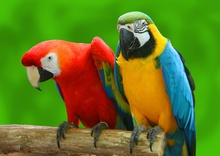
%> input picture Saliency Detection/1.jpg, 220 x 156 px, shrunk from 1000 x 708 before the run
$ octave main.m   (GNU Octave 9; MATLAB toolbox functions it lacks are replaced by stand-ins)
%> lines starting %> are read from the running program, lines starting %| are printed output that depends on the picture
### Saliency Detection/luminous_contrast_map.m
function [H]=luminous_contrast_map(img)
%> called with img = '1.jpg'
    I=imread(img);
%> I is the input picture: size 156x220x3 uint8; mean R, G, B 98, 121.4, 32.1
    img=rgb2gray(I);
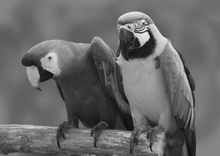
%> img: size 156x220 uint8; min 11, max 240, mean 104.2
    img = mat2gray(img);
%> img: size 156x220 double
    I=mean2(img)
%> I = 0.407
    sz = size(img);
%> sz = [156 220]
    n=2;
    b=zeros(1,1);
    H = zeros(sz(1),sz(2));
    H = padarray(img,[3,3]);
    img = padarray(img,[2,2]);
%> img: size 160x224 double
    for r = 3:sz(1)
        for c = 3:sz(2)
            row=1;
            for k=-2:2
                col=1;
                for l=-2:2
                    b(row,col)=img(r+k,c+l);
                    col=col+1;
                end
                row=row+1;
            end
            tsum=sum(sum(b));
            I2=(1/5)*tsum;
            H(r,c)= (abs(I-I2))^n;
       end
    end
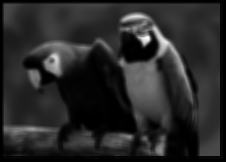
%> H: size 162x226 double; min 0, max 17.79, mean 2.88; drawn with min black and max white
%> after the loop, b = [0.533 0.533 0.533 0.533 0.533; 0.533 0.533 0.533 0.533 0.533; 0.533 0.533 0.533 0.533 0.533; 0.533 0.533 0.533 0.533 0.533; 0.533 0.533 0.533 0.533 0.533]
   % [6 lines of commented-out code are left out]
    H;
end

### Saliency Detection/directional_coherence_contrast.m
function [H]=directional_coherence_contrast(img)
%> called with img = '1.jpg'
    I=imread(img);
    img=rgb2gray(I);
    img = mat2gray(img);

    sz = size(img);
    b1=zeros(1,1);
    b2=zeros(1,1);
    H = zeros(sz(1),sz(2));
    H = padarray(img,[3,3]);
    img = padarray(img,[3,3]);
    %gradient work
    [rows, cols] = size(img);
%> rows = 162; cols = 226
    maskSize = max([rows, cols]);
%> maskSize = 226
        DoG = difference_of_gaussian_kernels(maskSize);
        Ix = conv2(img, DoG.Gx,'same');
        Iy = conv2(img, DoG.Gy,'same');
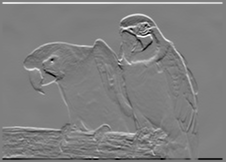
%> Iy: size 162x226 double; min -0.341, max 0.341, mean -1.56e-14; drawn with min black and max white
    for r = 4:sz(1)
        for c = 4:sz(2)
            row=1;
            for k=-3:3
                col=1;
                for l=-3:3
                    b1(row,col)=Ix(r+k,c+l); %neighbourhood of gradient in x direction
                    b2(row,col)=Iy(r+k,c+l); %neighbourhood of gradient in y direction
                    col=col+1;
                end
                row=row+1;
            end
            IxSquare=b1.^2;
            IySquare=b2.^2;
            IxSum=sum(sum(IxSquare)); %sum of Ix squares of neighbourhood
            IySum=sum(sum(IySquare)); %sum of Iy squares of neighbourhood
            IxIy=b1.*b2;
            IxIySum=sum(sum(IxIy)); %sum of Ix multiply Iy
            structureTensor=[IxSum IxIySum;IxIySum IySum];
            V = svd(structureTensor);
            lembda1=V(1,1);
            lembda2=V(2,1);
            DC=(lembda1-lembda2)^2;
            H(r,c)= (abs(DC));
       end
    end
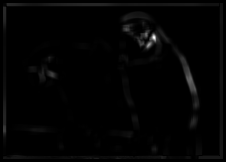
%> H: size 162x226 double; min 0, max 5.88, mean 0.0817; drawn with min black and max white
%> after the loop, b1 = [2.37e-10 4.12e-14 -2.41e-17 -9.88e-12 -1.61e-06 -0.00479 -0.262; 4.05e-14 -2.3e-17 -2.41e-17 -9.88e-12 -1.61e-06 -0.00479 -0.262; -2.3e-17 -2.3e-17 -2.41e-17 -9.88e-12 -1.61e-06 -0.00479 -0.262; -1.29e-17 -1.29e-17 -1.4e-17 -9.88e-12 -1.61e-06 -0.00479 -0.262; 1.43e-17 1.43e-17 1.32e-17 -9.88e-12 -1.61e-06 -0.00479 -0.262; -1.85e-17 -1.85e-17 -1.97e-17 -9.79e-12 -1.59e-06 -0.00475 -0.259; 1.93e-17 1.93e-17 1.88e-17 -4.94e-12 -8.04e-07 -0.0024 -0.131]; b2 = [2.37e-10 4.12e-14 1.07e-17 1.07e-17 1.07e-17 1.05e-17 1.05e-17; 4.12e-14 1.07e-17 1.07e-17 1.07e-17 1.07e-17 1.05e-17 1.05e-17; 1.07e-17 1.07e-17 1.07e-17 1.07e-17 1.07e-17 1.05e-17 1.05e-17; -9.88e-12 -9.88e-12 -9.88e-12 -9.88e-12 -9.88e-12 -9.79e-12 -4.94e-12; -1.61e-06 -1.61e-06 -1.61e-06 -1.61e-06 -1.61e-06 -1.59e-06 -8.04e-07; -0.00479 -0.00479 -0.00479 -0.00479 -0.00479 -0.00475 -0.0024; -0.262 -0.262 -0.262 -0.262 -0.262 -0.259 -0.131]
    % [4 lines of commented-out code are left out]
    H;
end

### Saliency Detection/difference_of_gaussian_kernels.m
function DoG = difference_of_gaussian_kernels(maskSize)

    gmap = double(fspecial('gaussian', maskSize));

    gLeft  = [gmap, zeros(maskSize,1)];
    gRight = [zeros(maskSize,1), gmap];
    gDiff = gLeft-gRight;
    DoG.Gx = gDiff(:,1:maskSize);

    gTop    = [gmap; zeros(1,maskSize)];
    gBottom = [zeros(1,maskSize); gmap];
    gDiff = gTop-gBottom;
    DoG.Gy = gDiff(1:maskSize,:);

    DoG.Gx2 = conv2(DoG.Gx,DoG.Gx,'same');
    DoG.Gy2 = conv2(DoG.Gy,DoG.Gy,'same');
    DoG.Gxy = conv2(DoG.Gx,DoG.Gy,'same');

    DoG.Gx3 = conv2(DoG.Gx2,DoG.Gx,'same');
    DoG.Gx2y = conv2(DoG.Gx2,DoG.Gy,'same');
    DoG.Gxy2 = conv2(DoG.Gx,DoG.Gy2,'same');
    DoG.Gy3 = conv2(DoG.Gy2,DoG.Gy,'same');

    DoG.Gx4 = conv2(DoG.Gx3,DoG.Gx,'same');
    DoG.Gx3y = conv2(DoG.Gx3,DoG.Gy,'same');
    DoG.Gx2y2 = conv2(DoG.Gx2,DoG.Gy2,'same');
    DoG.Gxy3 = conv2(DoG.Gx,DoG.Gy3,'same');
    DoG.Gy4 = conv2(DoG.Gy3,DoG.Gy,'same');
end

### Saliency Detection/main.m
img='1.jpg';
H1=luminous_contrast_map(img);
H2=directional_coherence_contrast(img);
S=H1.*H2;
S = imgaussfilt(S,2);
S = uint8(255 * S);
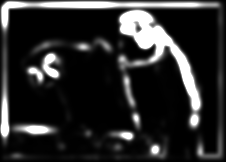
%> S: size 162x226 uint8; min 0, max 255, mean 43.7
subplot(2,2,1)
imshow(img)
subplot(2,2,2)
imshow(H1)
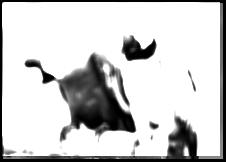
%> displayed picture: size 162x226, on the screen's scale of 0 to 255; min 0, max 255, mean 205.1
subplot(2,2,3)
imshow(H2)
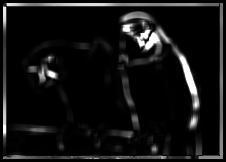
%> displayed picture: size 162x226, on the screen's scale of 0 to 255; min 0, max 255, mean 19
subplot(2,2,4)
imshow(S)

$ run again, with Saliency Detection/4.jpg copied over Saliency Detection/1.jpg
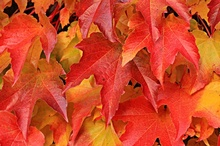
%> input picture Saliency Detection/4.jpg, 220 x 146 px, shrunk from 640 x 426 before the run
%> in luminous_contrast_map, I is the input picture: size 146x220x3 uint8; mean R, G, B 206.5, 72.5, 40
%> I = 0.524
%> after the loop in luminous_contrast_map, `for r = 3:sz(1)`:
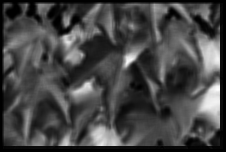
%> H: size 152x226 double; min 0, max 15.63, mean 4.3; drawn with min black and max white
%> after the loop in luminous_contrast_map, `for r = 3:sz(1)`: b = [0.354 0.335 0.403 0.427 0.345; 0.335 0.33 0.422 0.417 0.388; 0.33 0.267 0.413 0.413 0.383; 0.33 0.311 0.427 0.403 0.374; 0.335 0.335 0.432 0.403 0.393]
%> after the loop in directional_coherence_contrast, `for r = 4:sz(1)`: b1 = [0.00488 0.000109 -0.00329 0.00815 0.0529 0.00143 -0.219; 0.013 -0.00187 -0.00752 0.0196 0.0503 -0.0179 -0.213; 0.0116 0.0164 0.00768 0.0336 0.0438 -0.025 -0.207; -0.0131 0.0173 0.00898 0.042 0.0564 -0.0181 -0.204; 0.00194 0.00914 -0.00568 0.0442 0.0574 -0.0225 -0.2; -0.0119 -0.00592 -0.00162 0.047 0.039 -0.0248 -0.196; -0.023 -0.0107 0.000203 0.0237 0.0167 -0.0109 -0.099]; b2 = [0.0126 0.00574 -0.00357 -0.00362 -0.00716 -0.0154 -0.00737; 0.00293 0.000951 -0.00328 0.00812 0.00553 -0.0139 -0.00817; -0.034 -0.0157 -0.000493 0.0135 0.0071 8.61e-05 0.00566; -0.0244 -0.0235 -0.0222 -0.0138 -0.00119 0.00566 0.00917; 0.0172 0.00904 -0.00562 -0.00341 -0.00242 -0.00676 -0.0033; 0.0255 0.0105 0.0145 0.0173 -0.00113 -0.00351 0.000507; -0.155 -0.159 -0.158 -0.181 -0.203 -0.189 -0.0919]
%> `imshow(H2)`:
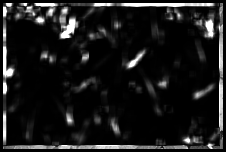
%> displayed picture: size 152x226, on the screen's scale of 0 to 255; min 0, max 255, mean 25.8

$ run again, with Saliency Detection/5.jpg copied over Saliency Detection/1.jpg
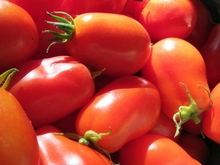
%> input picture Saliency Detection/5.jpg, 220 x 165 px, shrunk from 640 x 480 before the run
%> in luminous_contrast_map, I is the input picture: size 165x220x3 uint8; mean R, G, B 181.5, 58.9, 44
%> I = 0.363
%> after the loop in luminous_contrast_map, `for r = 3:sz(1)`: b = [0.0356 0.0395 0.0435 0.0474 0.0514; 0.0356 0.0435 0.0474 0.0514 0.0553; 0.0395 0.0474 0.0514 0.0553 0.0593; 0.0435 0.0514 0.0553 0.0593 0.0632; 0.0474 0.0553 0.0593 0.0632 0.0672]
%> after the loop in directional_coherence_contrast, `for r = 4:sz(1)`: b1 = [0.00203 0.00388 0.00295 0.00199 0.00199 0.00248 -0.0223; 0.00295 0.00293 0.00203 0.00298 0.0039 0.00344 -0.0233; 0.00388 0.00108 0.00203 0.00485 0.00397 0.00344 -0.0242; 0.0039 0.000142 0.00296 0.00582 0.00399 0.0034 -0.0262; 0.00395 0.000159 0.0039 0.00586 0.00399 0.00337 -0.0281; 0.00485 0.00109 0.0039 0.00581 0.00395 0.0033 -0.0297; 0.00291 0.00102 0.00198 0.00293 0.00199 0.00166 -0.0155]; b2 = [3.46e-05 1.78e-05 3.56e-05 0.00102 0.00291 0.00383 0.00194; 6.4e-07 -0.000952 -0.00187 -0.000882 0.00102 0.00198 0.00101; 0.00191 5.27e-05 5.27e-05 0.00192 0.00199 0.00199 0.00101; 0.00293 0.00199 0.00293 0.0039 0.00392 0.00388 0.00196; 0.00296 0.00298 0.00392 0.00395 0.00395 0.00392 0.00198; 0.00252 0.00346 0.00345 0.0034 0.00337 0.0033 0.00166; -0.0213 -0.0213 -0.0233 -0.0261 -0.0281 -0.0297 -0.0155]
%> `imshow(H2)`:
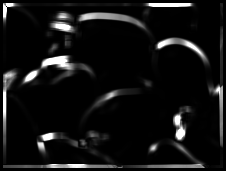
%> displayed picture: size 171x226, on the screen's scale of 0 to 255; min 0, max 255, mean 18.9
